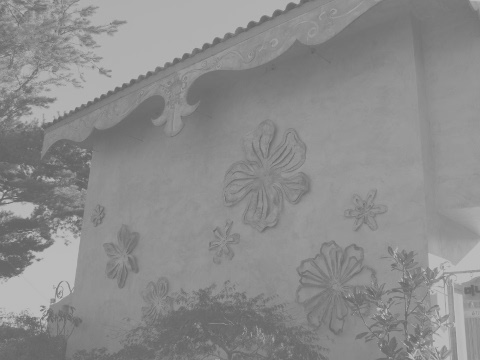
#> input picture image2025/img/abnormal.jpg, 480 x 360 px
$ python 11histnormalize.py
#> lines starting #> are read from the running program, lines starting #| are printed output that depends on the picture
import cv2
import matplotlib.pyplot as plt
import numpy as np

img = cv2.imread('./img/abnormal.jpg', cv2.IMREAD_GRAYSCALE)
#> img is the input picture: shape (360, 480); min 96, max 194, mean 140.1
hist = cv2.calcHist([img], [0], None, [256], [0,255])
#> hist = 256 values, max 6600 at index 145, min 0 at index 0, mean 675


#이미지 노멀라이즈

# 분자의 오버플로우에 의한 에러
#img_norm = ((img - img.min()) * 255) / (img.max() - img.min())

# 그래도 하얗게 됨
#img_norm = ((img - img.min()) / (img.max() - img.min())) * 255

# 형변환 유도
#img_norm = ((img - img.min() * 255.0) / (img.max() - img.min()))


#직접 형변환한 노멀라이즈
img_f = img.astype(np.float32)
img_norm = (img_f - img_f.min()) * 255 / (img_f.max() - img_f.min())
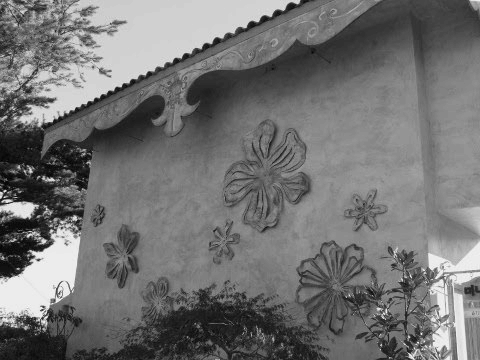
#> img_norm: shape (360, 480) float32; min 0, max 255, mean 114.7
img_norm = img_norm.astype(np.uint8)

# opencv normalize
img_normcv = cv2.normalize(img, None, 0, 255, cv2.NORM_MINMAX)

hist_norm = cv2.calcHist([img_norm], [0], None, [256], [0,255])
#> hist_norm = 256 values, max 6600 at index 127, min 0 at index 1, mean 675
hist_normcv = cv2.calcHist([img_normcv], [0], None, [256], [0,255])
#> hist_normcv = 256 values, max 6600 at index 128, min 0 at index 1, mean 675


# histogram equalize

img_eq = cv2.equalizeHist(img)
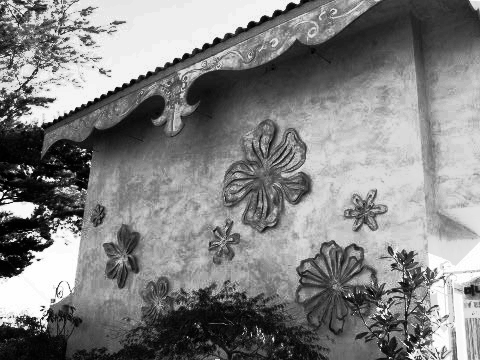
#> img_eq: shape (360, 480); min 0, max 255, mean 129.8
hist_eq = cv2.calcHist([img_eq], [0], None, [256], [0,255])
#> hist_eq = 256 values, max 6600 at index 163, min 0 at index 5, mean 672.8

cv2.imshow('imgnorm', img_norm)
cv2.imshow('org', img)
cv2.imshow('normcv', img_normcv)
cv2.imshow( 'eq', img_eq)
cv2.waitKey()
cv2.destroyAllWindows()

plt.subplot(1,4,1)
plt.plot(hist)
plt.subplot(1,4,2)
plt.plot(hist_norm)
plt.subplot(1,4,3)
plt.plot(hist_normcv)
# equalize
plt.subplot(1, 4, 4)
plt.plot(hist_eq)
plt.show()
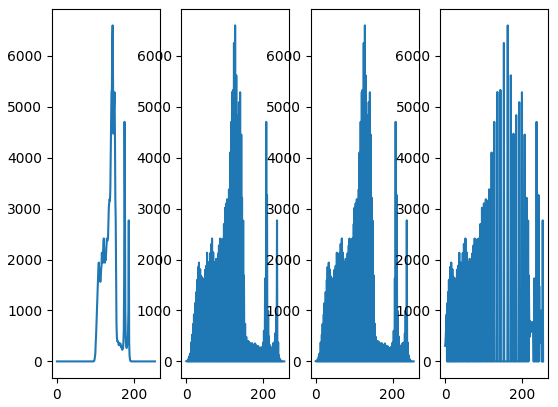
#> figure drawn by matplotlib, 4 panels; panel 1: curve peaks at x = 145, y = 6600; panel 2: curve peaks at x = 127, y = 6600; panel 3: curve peaks at x = 128, y = 6600; panel 4: curve peaks at x = 163, y = 6600
